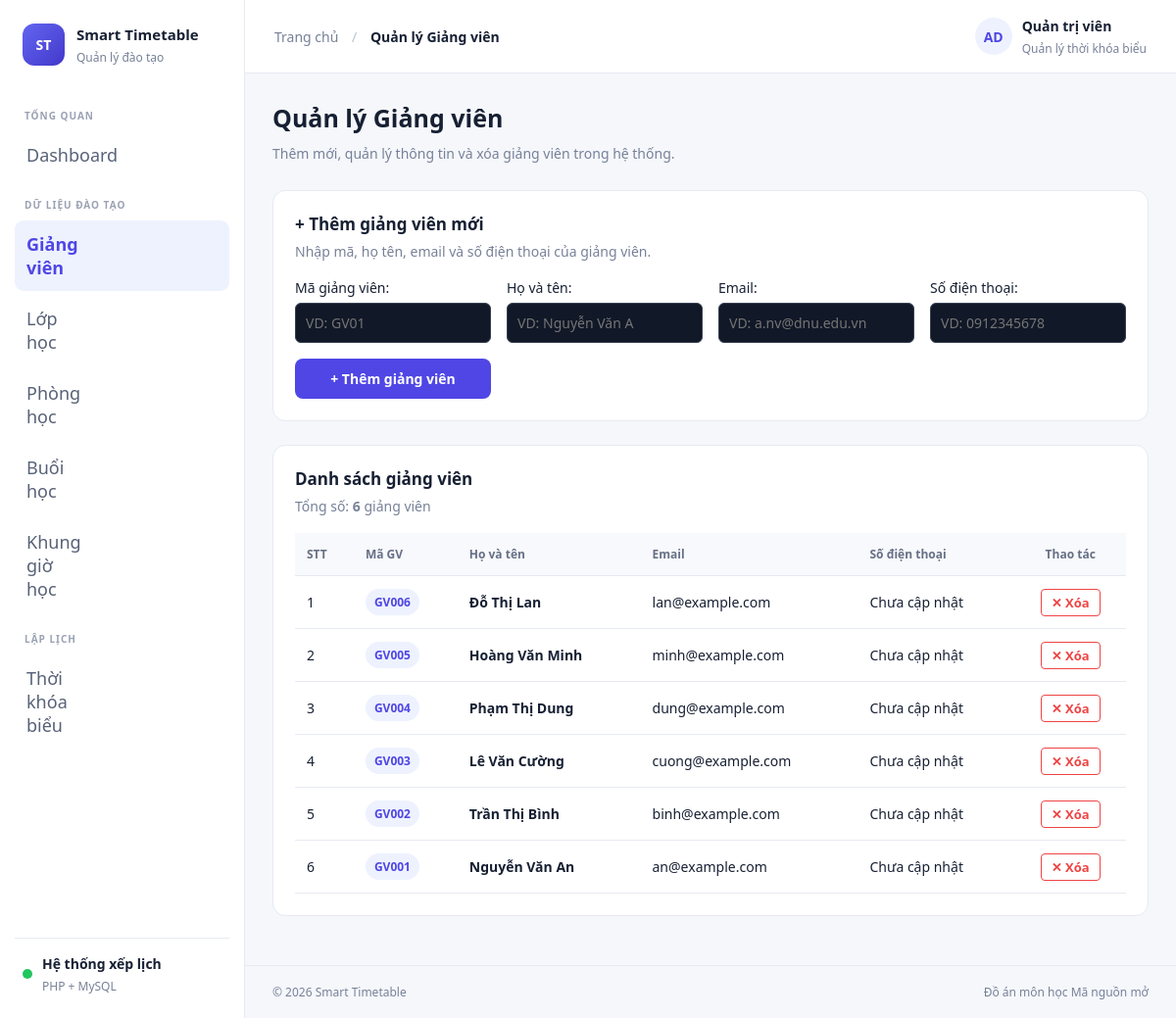
The app's page /teachers.php with its own data.
### tables this page shows
CREATE TABLE IF NOT EXISTS teachers (
    id INT AUTO_INCREMENT PRIMARY KEY,
    code VARCHAR(20) NOT NULL UNIQUE,
    full_name VARCHAR(100) NOT NULL,
    email VARCHAR(100),
    department VARCHAR(100),
    created_at TIMESTAMP DEFAULT CURRENT_TIMESTAMP
);

### includes/bootstrap.php (called while the page is built, shortened)
<?php
function e(mixed $value): string
{
    return htmlspecialchars(
        (string)($value ?? ''),
        ENT_QUOTES,
        'UTF-8'
    );
}

### teachers.php (the view, shortened to what this page needs)
<?php
require_once __DIR__ . '/includes/bootstrap.php';
$pageTitle = 'Quản lý Giảng viên';
try {
    $teachers = $pdo->query("SELECT * FROM teachers ORDER BY id DESC")->fetchAll();
} catch (\PDOException $e) {
    $teachers = [];
}
require_once __DIR__ . '/includes/header.php';
?>
<div class="page-heading">
    <div>
        <h1>Quản lý Giảng viên</h1>
        <p>Thêm mới, quản lý thông tin và xóa giảng viên trong hệ thống.</p>
    </div>
</div>
<div class="panel" style="margin-bottom: 24px;">
    <div class="panel-heading">
        <div>
            <h2>+ Thêm giảng viên mới</h2>
            <p>Nhập mã, họ tên, email và số điện thoại của giảng viên.</p>
        </div>
    </div>
    <form method="POST" action="" style="display: grid; grid-template-columns: repeat(auto-fit, minmax(200px, 1fr)); gap: 16px; margin-top: 10px;">
        <div>
            <label style="display:block; margin-bottom: 6px; font-weight: 500; font-size: 14px;">Mã giảng viên:</label>
            <input type="text" name="code" required placeholder="VD: GV01" style="width:100%; padding: 10px; border-radius: 6px; background: #111827; color: #fff; border: 1px solid #374151;">
        </div>
        <div>
            <label style="display:block; margin-bottom: 6px; font-weight: 500; font-size: 14px;">Họ và tên:</label>
            <input type="text" name="full_name" required placeholder="VD: Nguyễn Văn A" style="width:100%; padding: 10px; border-radius: 6px; background: #111827; color: #fff; border: 1px solid #374151;">
        </div>
        <div>
            <label style="display:block; margin-bottom: 6px; font-weight: 500; font-size: 14px;">Email:</label>
            <input type="email" name="email" placeholder="VD: a.nv@dnu.edu.vn" style="width:100%; padding: 10px; border-radius: 6px; background: #111827; color: #fff; border: 1px solid #374151;">
        </div>
        <div>
            <label style="display:block; margin-bottom: 6px; font-weight: 500; font-size: 14px;">Số điện thoại:</label>
            <input type="text" name="phone" placeholder="VD: 0912345678" style="width:100%; padding: 10px; border-radius: 6px; background: #111827; color: #fff; border: 1px solid #374151;">
        </div>
        <div style="display: flex; align-items: flex-end;">
            <button type="submit" class="button" style="width: 100%; padding: 11px; cursor: pointer;">
                + Thêm giảng viên
            </button>
        </div>
    </form>
</div>
<div class="panel">
    <div class="panel-heading">
        <div>
            <h2>Danh sách giảng viên</h2>
            <p>Tổng số: <strong><?= count($teachers) ?></strong> giảng viên</p>
        </div>
    </div>
    <div class="table-wrap">
        <table>
            <thead>
                <tr>
                    <th>STT</th>
                    <th>Mã GV</th>
                    <th>Họ và tên</th>
                    <th>Email</th>
                    <th>Số điện thoại</th>
                    <th style="text-align: center;">Thao tác</th>
                </tr>
            </thead>
            <tbody>
            <?php if (!$teachers): ?>
                <tr>
                    <td colspan="6" class="empty-cell">
                        Chưa có dữ liệu giảng viên. Hãy thêm mới ở form phía trên!
                    </td>
                </tr>
            <?php else: ?>
                <?php foreach ($teachers as $index => $row): ?>
                    <tr>
                        <td><?= $index + 1 ?></td>
                        <td><span class="badge"><?= e($row['code'] ?? 'GV' . $row['id']) ?></span></td>
                        <td><strong><?= e($row['full_name'] ?? $row['name'] ?? 'N/A') ?></strong></td>
                        <td><?= e($row['email'] ?? 'Chưa cập nhật') ?></td>
                        <td><?= e(!empty($row['phone']) ? $row['phone'] : 'Chưa cập nhật') ?></td>
                        <td style="text-align: center;">
                            <a href="<?= BASE_URL ?>/teachers.php?action=delete&id=<?= $row['id'] ?>"
                               onclick="return confirm('Bạn có chắc chắn muốn xóa giảng viên này?');"
                               style="color: #ef4444; font-weight: 600; text-decoration: none; padding: 4px 10px; border: 1px solid #ef4444; border-radius: 4px; font-size: 13px;">
                                ✕ Xóa
                            </a>
                        </td>
                    </tr>
                <?php endforeach; ?>
            <?php endif; ?>
            </tbody>
        </table>
    </div>
</div>
<?php require_once __DIR__ . '/includes/footer.php'; ?>

### includes/header.php (shortened to what this page needs)
<?php
$pageTitle = $pageTitle ?? 'Hệ thống xếp thời khóa biểu';
$currentPage = basename($_SERVER['PHP_SELF']);
?>
<!DOCTYPE html>
<html lang="vi">
<head>
    <link rel="stylesheet" href="<?= BASE_URL ?>/assets/style.css?v=3">
</head>
<body>
<div class="app-layout">
    <aside class="sidebar">
        <a class="brand" href="<?= BASE_URL ?>/index.php">
            <span class="brand-icon">ST</span>
            <span>
                <strong>Smart Timetable</strong>
                <small>Quản lý đào tạo</small>
            </span>
        </a>
        <div class="menu-label">TỔNG QUAN</div>
        <a class="menu-item <?= $currentPage === 'index.php' ? 'active' : '' ?>"
           href="<?= BASE_URL ?>/index.php">
            <span>Dashboard</span>
        </a>
        <div class="menu-label">DỮ LIỆU ĐÀO TẠO</div>
        <a class="menu-item <?= $currentPage === 'teachers.php' ? 'active' : '' ?>"
           href="<?= BASE_URL ?>/teachers.php">
            <span>Giảng viên</span>
        </a>
        <a class="menu-item <?= $currentPage === 'classes.php' ? 'active' : '' ?>"
           href="<?= BASE_URL ?>/classes.php">
            <span>Lớp học</span>
        </a>
        <a class="menu-item <?= $currentPage === 'rooms.php' ? 'active' : '' ?>"
           href="<?= BASE_URL ?>/rooms.php">
            <span>Phòng học</span>
        </a>
        <a class="menu-item <?= $currentPage === 'schedule.php' ? 'active' : '' ?>"
           href="<?= BASE_URL ?>/schedule.php">
            <span>Buổi học</span>
        </a>
        <a class="menu-item <?= $currentPage === 'time_slots.php' ? 'active' : '' ?>"
           href="<?= BASE_URL ?>/time_slots.php">
            <span>Khung giờ học</span>
        </a>
        <div class="menu-label">LẬP LỊCH</div>
        <a class="menu-item <?= $currentPage === 'timetable.php' ? 'active' : '' ?>"
           href="<?= BASE_URL ?>/timetable.php">
            <span>Thời khóa biểu</span>
        </a>
        <div class="sidebar-bottom">
            <div class="status-dot"></div>
            <div>
                <strong>Hệ thống xếp lịch</strong>
                <small>PHP + MySQL</small>
            </div>
        </div>
    </aside>
    <main class="main-content">
        <header class="topbar">
            <div>
                <span class="breadcrumb">Trang chủ</span>
                <span class="breadcrumb-separator">/</span>
                <strong><?= e($pageTitle) ?></strong>
            </div>
            <div class="user-profile">
                <span class="avatar">AD</span>
                <div>
                    <strong>Quản trị viên</strong>
                    <small>Quản lý thời khóa biểu</small>
                </div>
            </div>
        </header>
        <div class="content-area">

### includes/footer.php
        </div>
        <footer class="footer">
            <span>© <?= date('Y') ?> Smart Timetable</span>
            <span>Đồ án môn học Mã nguồn mở</span>
        </footer>
    </main>
</div>
</body>
</html>

### assets/style.css (style rules this page uses)
:root { --primary: #4f46e5; --primary-light: #eef2ff; --background: #f5f7fb; --surface: #ffffff; --text: #172033; --muted: #778198; --border: #e6eaf2; --green: #16a36a; --orange: #e99420; --red: #dc4242; }
* { box-sizing: border-box; }
body { margin: 0; background: var(--background); color: var(--text); font-family: "Segoe UI", Arial, sans-serif; font-size: 14px; }
a { text-decoration: none; color: inherit; }
.app-layout { display: flex; min-height: 100vh; }
.sidebar { width: 250px; background: #fff; border-right: 1px solid var(--border); padding: 24px 15px; display: flex; flex-direction: column; flex-shrink: 0; }
.brand { display: flex; align-items: center; gap: 12px; padding: 0 8px 28px; }
.brand-icon { display: grid; place-items: center; width: 43px; height: 43px; border-radius: 12px; color: white; font-weight: 800; background: linear-gradient(135deg, #6366f1, #4338ca); }
.brand strong, .brand small, .user-profile strong, .user-profile small, .sidebar-bottom strong, .sidebar-bottom small { display: block; }
.brand strong { font-size: 15px; }
.brand small, .user-profile small, .sidebar-bottom small { color: var(--muted); margin-top: 5px; font-size: 12px; }
.menu-label { color: #9aa2b3; font-size: 10px; font-weight: 800; letter-spacing: 1px; padding: 16px 10px 9px; }
.menu-item { display: flex; align-items: center; gap: 12px; padding: 12px; border-radius: 9px; color: #586278; margin-bottom: 4px; transition: .2s; }
.menu-item > span { width: 22px; text-align: center; font-size: 18px; }
.menu-item.active { background: var(--primary-light); color: var(--primary); font-weight: 700; }
.sidebar-bottom { display: flex; align-items: center; gap: 10px; margin-top: auto; padding: 16px 8px 0; border-top: 1px solid var(--border); }
.status-dot { width: 10px; height: 10px; background: #22c55e; border-radius: 50%; }
.main-content { flex: 1; min-width: 0; display: flex; flex-direction: column; }
.topbar { height: 75px; padding: 0 30px; background: #fff; border-bottom: 1px solid var(--border); display: flex; align-items: center; justify-content: space-between; gap: 15px; }
.breadcrumb { color: var(--muted); }
.breadcrumb-separator { margin: 0 10px; color: #bbc1ce; }
.user-profile { display: flex; align-items: center; gap: 10px; }
.avatar { width: 38px; height: 38px; border-radius: 50%; display: grid; place-items: center; background: var(--primary-light); color: var(--primary); font-weight: 800; }
.content-area { flex: 1; padding: 28px; }
.page-heading { display: flex; align-items: flex-start; justify-content: space-between; gap: 15px; margin-bottom: 25px; }
.page-heading h1 { margin: 0 0 8px; font-size: 25px; }
.page-heading p { margin: 0; color: var(--muted); line-height: 1.7; }
.stat-card, .panel { background: var(--surface); border: 1px solid var(--border); border-radius: 13px; }
.panel { padding: 22px; margin-bottom: 22px; min-width: 0; }
.panel-heading { display: flex; align-items: center; justify-content: space-between; gap: 12px; margin-bottom: 18px; }
.panel-heading h2 { margin: 0; font-size: 17px; }
.panel-heading p { margin: 7px 0 0; color: var(--muted); }
label { display: block; margin-bottom: 7px; font-weight: 600; }
input, select, textarea { width: 100%; min-width: 0; padding: 11px 12px; border: 1px solid #dce1eb; border-radius: 8px; background: #fff; color: var(--text); font: inherit; outline: none; }
.button { display: inline-flex; justify-content: center; align-items: center; gap: 7px; border: none; border-radius: 8px; padding: 11px 16px; background: var(--primary); color: #fff; font: inherit; font-weight: 700; cursor: pointer; }
.table-wrap { width: 100%; overflow-x: auto; }
table { width: 100%; border-collapse: collapse; white-space: nowrap; }
th, td { padding: 13px 12px; border-bottom: 1px solid var(--border); text-align: left; }
th { background: #f8f9fc; color: #667085; font-size: 12px; font-weight: 700; }
.badge { display: inline-block; border-radius: 20px; padding: 5px 9px; background: #eef2ff; color: #4f46e5; font-size: 12px; font-weight: 700; }
.footer { display: flex; justify-content: space-between; gap: 10px; padding: 18px 28px; border-top: 1px solid var(--border); color: var(--muted); font-size: 12px; }

### records on screen
teachers: code "GV006", full_name "Đỗ Thị Lan", email "lan@example.com", phone "Chưa cập nhật"
teachers: code "GV005", full_name "Hoàng Văn Minh", email "minh@example.com", phone "Chưa cập nhật"
teachers: code "GV004", full_name "Phạm Thị Dung", email "dung@example.com", phone "Chưa cập nhật"
teachers: code "GV003", full_name "Lê Văn Cường", email "cuong@example.com", phone "Chưa cập nhật"
teachers: code "GV002", full_name "Trần Thị Bình", email "binh@example.com", phone "Chưa cập nhật"
teachers: code "GV001", full_name "Nguyễn Văn An", email "an@example.com", phone "Chưa cập nhật"

### other values on screen
$pageTitle "Quản lý Giảng viên"
count($teachers) "6"
